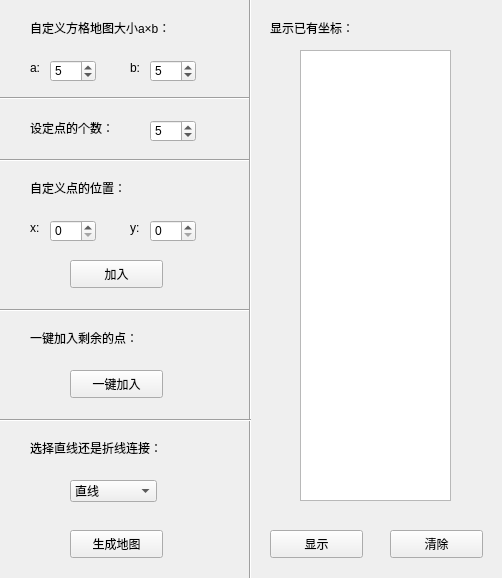
<?xml version="1.0" encoding="UTF-8"?>
<ui version="4.0">
 <class>Form</class>
 <widget class="QWidget" name="Form">
  <property name="geometry">
   <rect>
    <x>0</x>
    <y>0</y>
    <width>502</width>
    <height>578</height>
   </rect>
  </property>
  <property name="windowTitle">
   <string>最短连线</string>
  </property>
  <widget class="QSpinBox" name="Box1">
   <property name="geometry">
    <rect>
     <x>50</x>
     <y>60</y>
     <width>46</width>
     <height>22</height>
    </rect>
   </property>
   <property name="value">
    <number>5</number>
   </property>
  </widget>
  <widget class="QSpinBox" name="Box2">
   <property name="geometry">
    <rect>
     <x>150</x>
     <y>60</y>
     <width>46</width>
     <height>22</height>
    </rect>
   </property>
   <property name="value">
    <number>5</number>
   </property>
  </widget>
  <widget class="QLabel" name="label1">
   <property name="geometry">
    <rect>
     <x>30</x>
     <y>60</y>
     <width>21</width>
     <height>16</height>
    </rect>
   </property>
   <property name="text">
    <string>a:</string>
   </property>
  </widget>
  <widget class="QLabel" name="label2">
   <property name="geometry">
    <rect>
     <x>130</x>
     <y>60</y>
     <width>16</width>
     <height>16</height>
    </rect>
   </property>
   <property name="text">
    <string>b:</string>
   </property>
  </widget>
  <widget class="QLabel" name="label">
   <property name="geometry">
    <rect>
     <x>30</x>
     <y>20</y>
     <width>191</width>
     <height>16</height>
    </rect>
   </property>
   <property name="text">
    <string>自定义方格地图大小a×b：</string>
   </property>
  </widget>
  <widget class="QPushButton" name="button">
   <property name="geometry">
    <rect>
     <x>70</x>
     <y>530</y>
     <width>93</width>
     <height>28</height>
    </rect>
   </property>
   <property name="text">
    <string>生成地图</string>
   </property>
  </widget>
  <widget class="QLabel" name="label_2">
   <property name="geometry">
    <rect>
     <x>30</x>
     <y>120</y>
     <width>111</width>
     <height>16</height>
    </rect>
   </property>
   <property name="text">
    <string>设定点的个数：</string>
   </property>
  </widget>
  <widget class="QSpinBox" name="Box3">
   <property name="geometry">
    <rect>
     <x>150</x>
     <y>120</y>
     <width>46</width>
     <height>22</height>
    </rect>
   </property>
   <property name="value">
    <number>5</number>
   </property>
  </widget>
  <widget class="QSpinBox" name="Box4">
   <property name="geometry">
    <rect>
     <x>50</x>
     <y>220</y>
     <width>46</width>
     <height>22</height>
    </rect>
   </property>
  </widget>
  <widget class="QSpinBox" name="Box5">
   <property name="geometry">
    <rect>
     <x>150</x>
     <y>220</y>
     <width>46</width>
     <height>22</height>
    </rect>
   </property>
  </widget>
  <widget class="QLabel" name="label_3">
   <property name="geometry">
    <rect>
     <x>30</x>
     <y>180</y>
     <width>121</width>
     <height>16</height>
    </rect>
   </property>
   <property name="text">
    <string>自定义点的位置：</string>
   </property>
  </widget>
  <widget class="QPushButton" name="button1">
   <property name="geometry">
    <rect>
     <x>70</x>
     <y>260</y>
     <width>93</width>
     <height>28</height>
    </rect>
   </property>
   <property name="text">
    <string>加入</string>
   </property>
  </widget>
  <widget class="QLabel" name="label_4">
   <property name="geometry">
    <rect>
     <x>30</x>
     <y>220</y>
     <width>21</width>
     <height>16</height>
    </rect>
   </property>
   <property name="text">
    <string>x:</string>
   </property>
  </widget>
  <widget class="QLabel" name="label_5">
   <property name="geometry">
    <rect>
     <x>130</x>
     <y>220</y>
     <width>21</width>
     <height>16</height>
    </rect>
   </property>
   <property name="text">
    <string>y:</string>
   </property>
  </widget>
  <widget class="Line" name="line">
   <property name="geometry">
    <rect>
     <x>-50</x>
     <y>90</y>
     <width>301</width>
     <height>16</height>
    </rect>
   </property>
   <property name="orientation">
    <enum>Qt::Horizontal</enum>
   </property>
  </widget>
  <widget class="Line" name="line_2">
   <property name="geometry">
    <rect>
     <x>-100</x>
     <y>150</y>
     <width>351</width>
     <height>20</height>
    </rect>
   </property>
   <property name="orientation">
    <enum>Qt::Horizontal</enum>
   </property>
  </widget>
  <widget class="QPlainTextEdit" name="Edit1">
   <property name="geometry">
    <rect>
     <x>300</x>
     <y>50</y>
     <width>151</width>
     <height>451</height>
    </rect>
   </property>
  </widget>
  <widget class="Line" name="line_3">
   <property name="geometry">
    <rect>
     <x>-100</x>
     <y>300</y>
     <width>351</width>
     <height>20</height>
    </rect>
   </property>
   <property name="orientation">
    <enum>Qt::Horizontal</enum>
   </property>
  </widget>
  <widget class="QPushButton" name="button2">
   <property name="geometry">
    <rect>
     <x>70</x>
     <y>370</y>
     <width>93</width>
     <height>28</height>
    </rect>
   </property>
   <property name="text">
    <string>一键加入</string>
   </property>
  </widget>
  <widget class="QLabel" name="label_6">
   <property name="geometry">
    <rect>
     <x>30</x>
     <y>330</y>
     <width>141</width>
     <height>16</height>
    </rect>
   </property>
   <property name="text">
    <string>一键加入剩余的点：</string>
   </property>
  </widget>
  <widget class="QPushButton" name="button3">
   <property name="geometry">
    <rect>
     <x>390</x>
     <y>530</y>
     <width>93</width>
     <height>28</height>
    </rect>
   </property>
   <property name="text">
    <string>清除</string>
   </property>
  </widget>
  <widget class="Line" name="line_4">
   <property name="geometry">
    <rect>
     <x>240</x>
     <y>-10</y>
     <width>20</width>
     <height>1091</height>
    </rect>
   </property>
   <property name="orientation">
    <enum>Qt::Vertical</enum>
   </property>
  </widget>
  <widget class="QPushButton" name="button4">
   <property name="geometry">
    <rect>
     <x>270</x>
     <y>530</y>
     <width>93</width>
     <height>28</height>
    </rect>
   </property>
   <property name="text">
    <string>显示</string>
   </property>
  </widget>
  <widget class="Line" name="line_5">
   <property name="geometry">
    <rect>
     <x>-100</x>
     <y>410</y>
     <width>351</width>
     <height>20</height>
    </rect>
   </property>
   <property name="orientation">
    <enum>Qt::Horizontal</enum>
   </property>
  </widget>
  <widget class="QLabel" name="label_7">
   <property name="geometry">
    <rect>
     <x>270</x>
     <y>20</y>
     <width>111</width>
     <height>16</height>
    </rect>
   </property>
   <property name="text">
    <string>显示已有坐标：</string>
   </property>
  </widget>
  <widget class="QLabel" name="label_8">
   <property name="geometry">
    <rect>
     <x>30</x>
     <y>440</y>
     <width>171</width>
     <height>16</height>
    </rect>
   </property>
   <property name="text">
    <string>选择直线还是折线连接：</string>
   </property>
  </widget>
  <widget class="QComboBox" name="comboBox">
   <property name="geometry">
    <rect>
     <x>70</x>
     <y>480</y>
     <width>87</width>
     <height>22</height>
    </rect>
   </property>
   <item>
    <property name="text">
     <string>直线</string>
    </property>
   </item>
   <item>
    <property name="text">
     <string>折线</string>
    </property>
   </item>
  </widget>
 </widget>
 <resources/>
 <connections/>
</ui>
